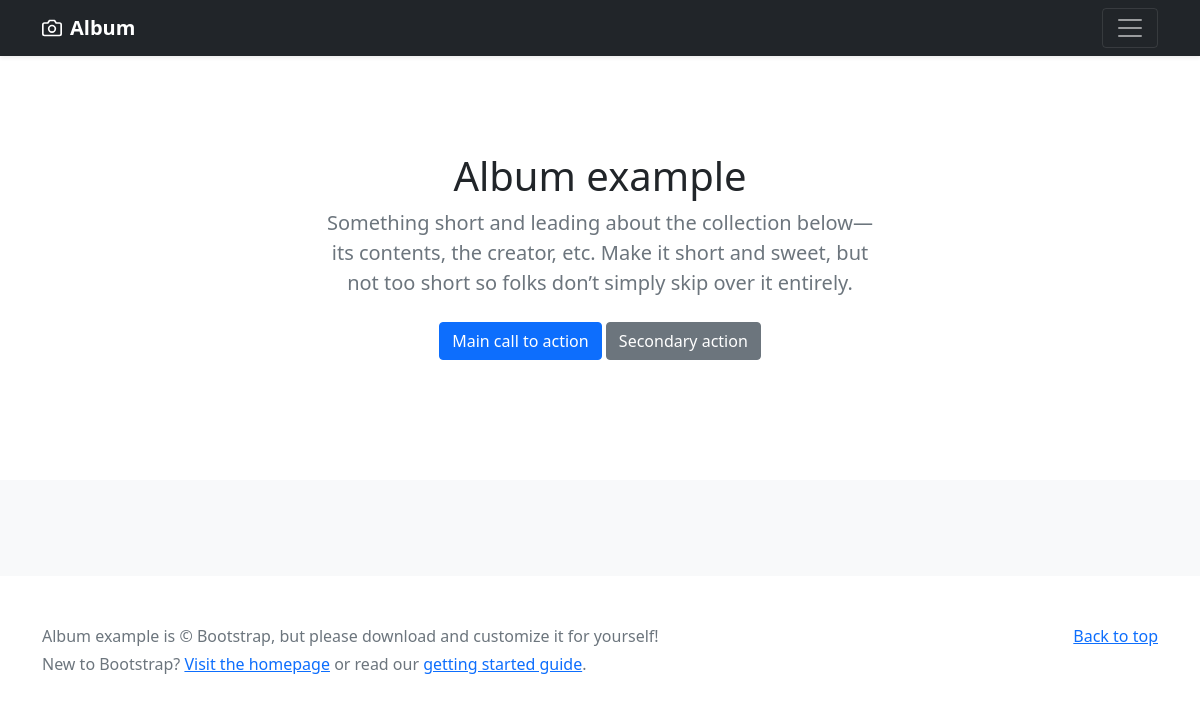
The page /album/ on the database as committed earlier.
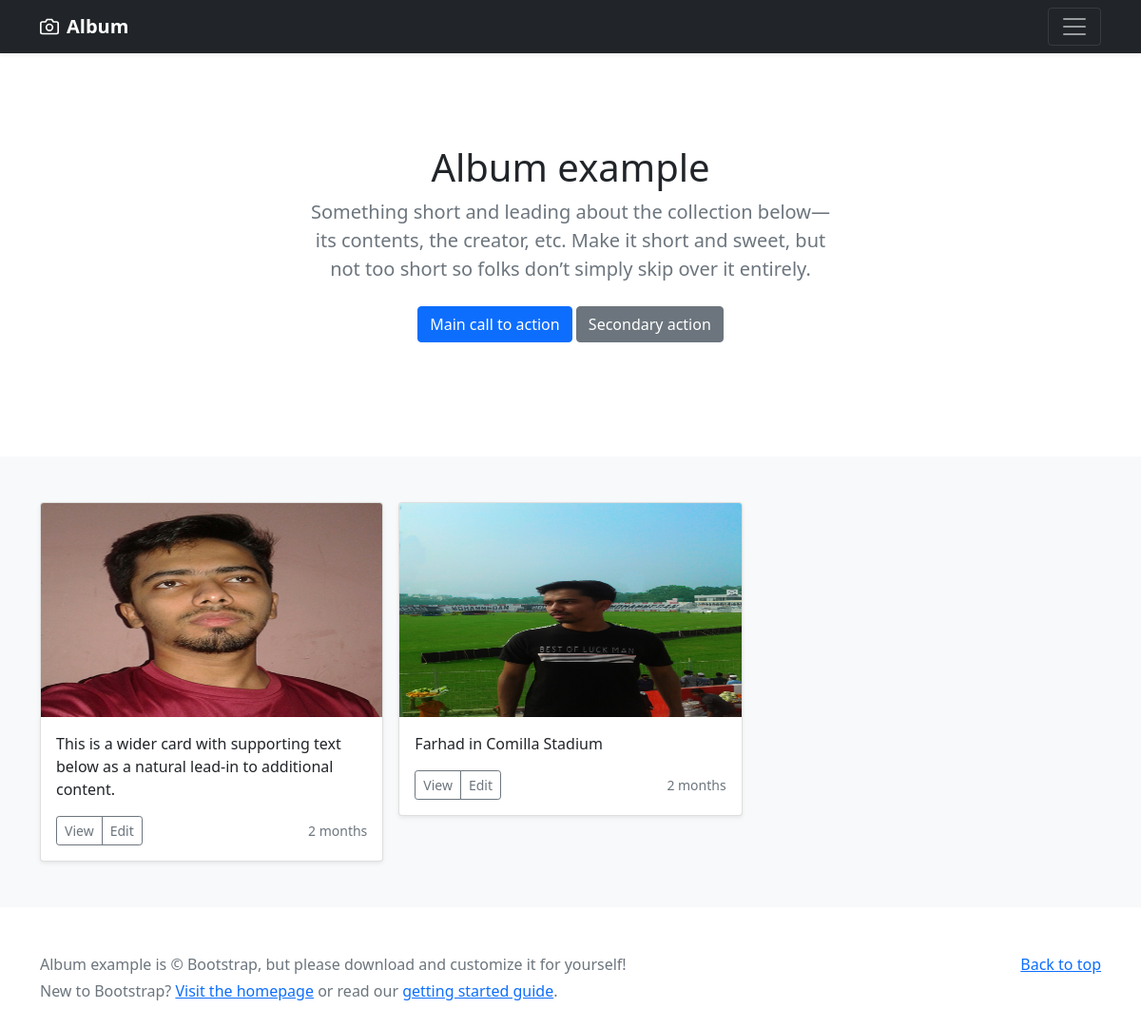
The same page on the database as committed later.
### album/models.py (models this page shows)
class Album(models.Model):
    thumbnail = models.ImageField(upload_to='album/photo/')
    description = models.TextField()
    creation = models.DateTimeField(auto_now_add=True)

### album/views.py (the view)
# urls.py: path('',views.albumHome,name='album'),
def albumHome(request):
    albums = Album.objects.all()
    context = {
        "albums": albums
    }
    return render(request, 'album/index.html', context)

### templates/album/index.html (shortened to what this page needs)
{% load static %}
<!doctype html>
<html lang="en">
  <head>
    <link href="https://cdn.jsdelivr.net/npm/bootstrap@5.0.0/dist/css/bootstrap.min.css" rel="stylesheet">
<link href="{% static "assets/dist/css/bootstrap.min.css" %}" rel="stylesheet">
  </head>
  <body>
<header>
  <div class="navbar navbar-dark bg-dark shadow-sm">
    <div class="container">
      <a href="#" class="navbar-brand d-flex align-items-center">
        <strong>Album</strong>
      </a>
      <button class="navbar-toggler" type="button" data-bs-toggle="collapse" data-bs-target="#navbarHeader" aria-controls="navbarHeader" aria-expanded="false" aria-label="Toggle navigation">
        <span class="navbar-toggler-icon"></span>
      </button>
    </div>
  </div>
</header>
<main>
  <section class="py-5 text-center container">
    <div class="row py-lg-5">
      <div class="col-lg-6 col-md-8 mx-auto">
        <h1 class="fw-light">Album example</h1>
        <p class="lead text-muted">Something short and leading about the collection below—its contents, the creator, etc. Make it short and sweet, but not too short so folks don’t simply skip over it entirely.</p>
        <p>
          <a href="#" class="btn btn-primary my-2">Main call to action</a>
          <a href="#" class="btn btn-secondary my-2">Secondary action</a>
        </p>
      </div>
    </div>
  </section>
  <div class="album py-5 bg-light">
    <div class="container">
      <div class="row row-cols-1 row-cols-sm-2 row-cols-md-3 g-3">
        {% for i in albums %}
        <div class="col">
          <div class="card shadow-sm">
            <img class="bd-placeholder-img card-img-top" width="100%" height="225" src="{{ i.thumbnail.url }}" alt="Image">
            <div class="card-body">
              <p class="card-text">{{ i.description }}</p>
              <div class="d-flex justify-content-between align-items-center">
                <div class="btn-group">
                  <button type="button" class="btn btn-sm btn-outline-secondary">View</button>
                  <button type="button" class="btn btn-sm btn-outline-secondary">Edit</button>
                </div>
                <small class="text-muted">{{ i.creation | timesince }}</small>
              </div>
            </div>
          </div>
        </div>
        {% endfor %}
      </div>
    </div>
  </div>
</main>
<footer class="text-muted py-5">
  <div class="container">
    <p class="float-end mb-1">
      <a href="#">Back to top</a>
    </p>
    <p class="mb-1">Album example is &copy; Bootstrap, but please download and customize it for yourself!</p>
    <p class="mb-0">New to Bootstrap? <a href="/">Visit the homepage</a> or read our <a href="../getting-started/introduction/">getting started guide</a>.</p>
  </div>
</footer>
  </body>
</html>

### templates/album/index.html (style rules this page uses)
.bd-placeholder-img { font-size: 1.125rem; text-anchor: middle; -webkit-user-select: none; -moz-user-select: none; user-select: none; }

Rows that differ between the two databases and show on the page:
added Album: thumbnail (picture), description "This is a wider card with supporting text below as a natural lead-in to additional content.", creation "2 months"
added Album: thumbnail (picture), description "Farhad in Comilla Stadium", creation "2 months"
